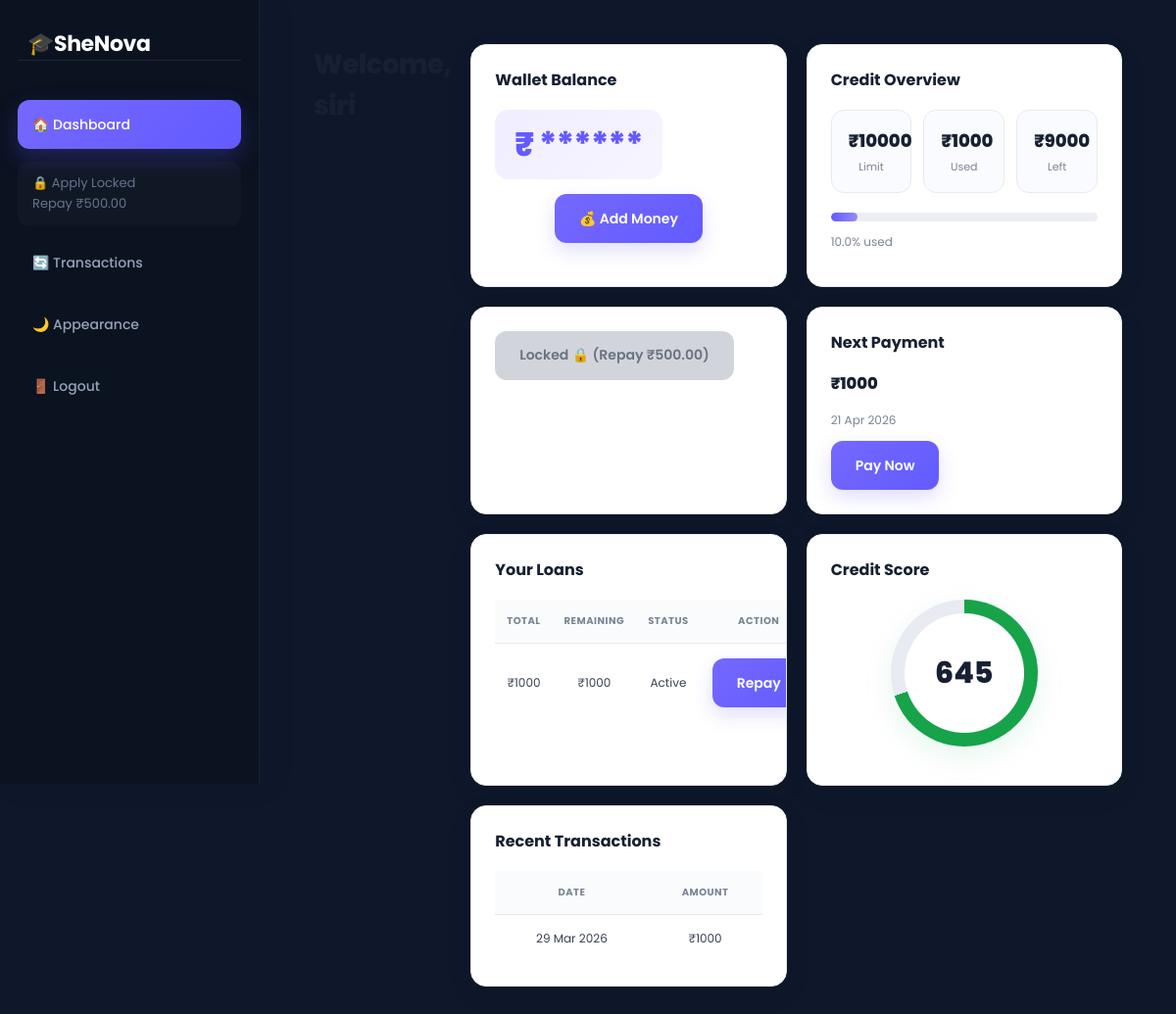
The app's page /student/dashboard/ (signed in), older data.
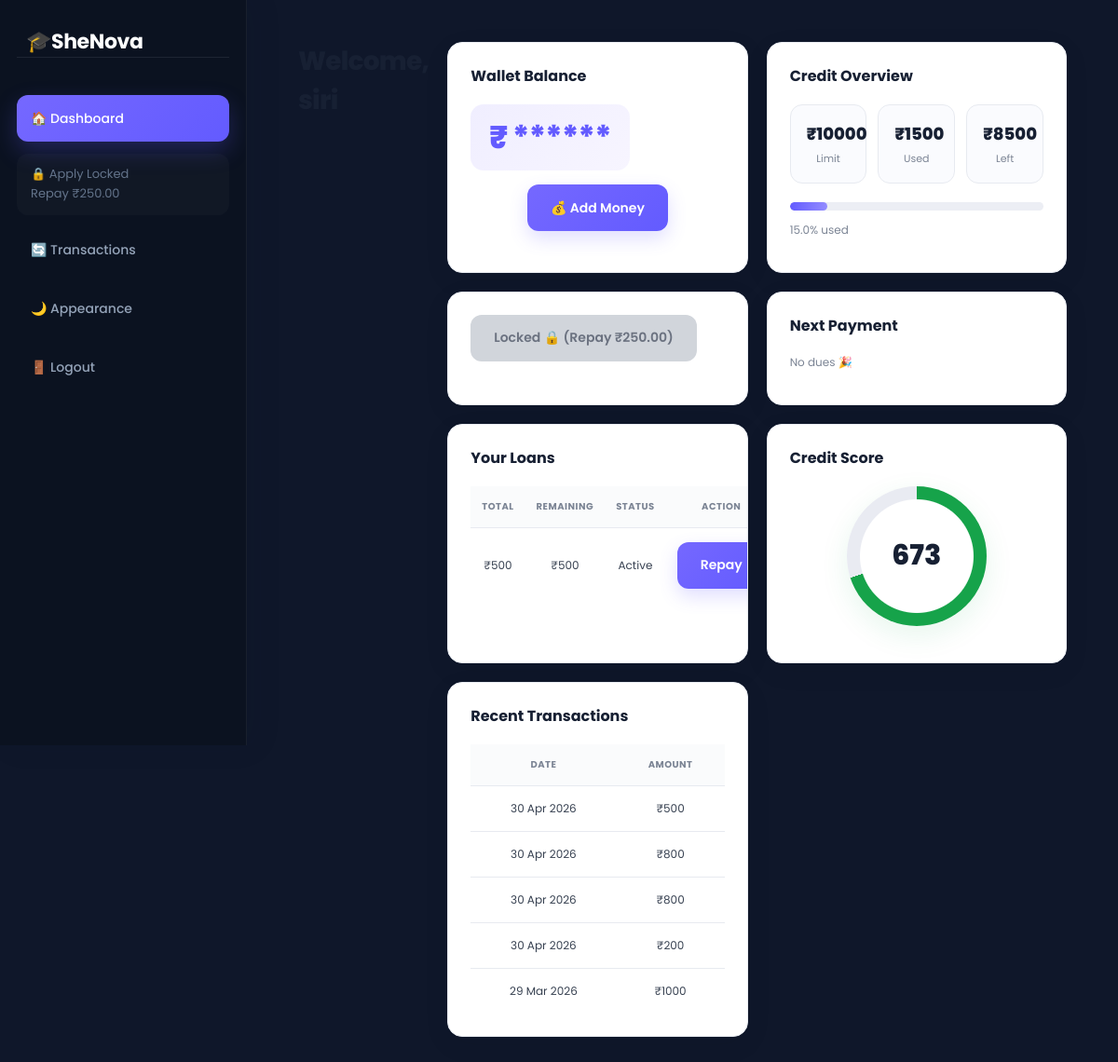
The same page, newer data.
### accounts/models.py (models this page shows, shortened)
class Profile(models.Model):
    ROLE_CHOICES = (
        ('student', 'Student'),
        ('supervisor', 'Supervisor'),
        ('admin', 'Admin'),
    )
    user = models.OneToOneField(User, on_delete=models.CASCADE)
    role = models.CharField(max_length=20, choices=ROLE_CHOICES)
    full_name = models.CharField(max_length=100, blank=True, null=True)
    phone = models.CharField(max_length=15, blank=True, null=True)
    college = models.CharField(max_length=200, blank=True, null=True)
    course = models.CharField(max_length=100, blank=True, null=True)
    year = models.CharField(max_length=10, blank=True, null=True)
    otp = models.CharField(max_length=6, blank=True, null=True)
    otp_verified = models.BooleanField(default=False)
    otp_created_at = models.DateTimeField(null=True, blank=True)
    otp_attempts = models.IntegerField(default=0)
    max_limit = models.IntegerField(default=10000)
    used_amount = models.IntegerField(default=0)
    account_balance = models.DecimalField(max_digits=12, decimal_places=2, default=0)  # virtual wallet
    def remaining_limit(self):
        return self.max_limit - self.used_amount

class Loan(models.Model):
    student = models.ForeignKey(User, on_delete=models.CASCADE)
    application = models.OneToOneField(Application, on_delete=models.CASCADE)
    total_amount = models.IntegerField()
    remaining_amount = models.IntegerField()
    interest_rate = models.FloatField(default=5.0)
    deadline = models.DateField(null=True, blank=True)   # ✅ IMPORTANT
    due_date = models.DateField(null=True, blank=True)
    status = models.CharField(max_length=20, default="Active")
    created_at = models.DateTimeField(auto_now_add=True)
    reminder_sent = models.BooleanField(default=False)

class Transaction(models.Model):
    TYPE_CHOICES = (
        ('Credit', 'Credit'),
        ('Repayment', 'Repayment'),
    )
    STATUS_CHOICES = (
        ('Pending','Pending'),
        ('Approved','Approved'),
        ('Rejected','Rejected'),
        ('Completed','Completed')
    )
    student = models.ForeignKey(User, on_delete=models.CASCADE)
    loan = models.ForeignKey(Loan, on_delete=models.CASCADE, null=True, blank=True)
    amount = models.IntegerField()
    type = models.CharField(max_length=20, choices=TYPE_CHOICES)
    status = models.CharField(max_length=10, choices=STATUS_CHOICES, default='Pending')
    date = models.DateTimeField(auto_now_add=True)
    is_late = models.BooleanField(default=False)
    admin_note = models.TextField(null=True, blank=True)

### accounts/views.py (the view)
# urls.py: path('student/dashboard/', views.student_dashboard, name='student_dashboard'),
@login_required
def student_dashboard(request):
    check_due_payments()
    profile = Profile.objects.get(user=request.user)
    applications = Application.objects.filter(student=request.user)
    loans = Loan.objects.filter(student=request.user, status="Active")
    next_payment = loans.filter(
    remaining_amount__gt=0,
    deadline__isnull=False
).order_by('deadline').first()
    transactions = Transaction.objects.filter(
        student=request.user
    ).order_by('-date')
    notifications = Notification.objects.filter(
        student=request.user
    ).order_by('-created_at')[:5]
    usage_percent = 0
    if profile.max_limit > 0:
        usage_percent = (profile.used_amount / profile.max_limit) * 100
    else:
        usage_percent = 0
    repayments = Transaction.objects.filter(
        student=request.user,
        type="Repayment"
    )
    total_repayments = repayments.count()
    late_payments = repayments.filter(is_late=True).count()
    on_time_payments = total_repayments - late_payments
    credit_score = 650
    credit_score += on_time_payments * 15
    credit_score -= late_payments * 25
    closed_loans = loans.filter(status="Closed").count()
    credit_score += closed_loans * 20
    if profile.max_limit > 0:
        usage_ratio = profile.used_amount / profile.max_limit
        credit_score -= int(usage_ratio * 50)
    credit_score = max(300, min(850, credit_score))
    percent = (credit_score - 300) / (850 - 300)
    score_offset = int(440 * (1 - percent))
    can_apply = True
    remaining_to_unlock = 0
    active_loan = loans.filter(status="Active").first()
    if active_loan:
        paid_amount = active_loan.total_amount - active_loan.remaining_amount
        if paid_amount < (active_loan.total_amount * Decimal('0.5')):
            can_apply = False
        remaining_to_unlock = (active_loan.total_amount * Decimal('0.5')) - paid_amount
    print("Total repayments:", total_repayments)
    print("On-time:", on_time_payments)
    print("Late:", late_payments)
    print("Credit score:", credit_score)
    return render(request, 'accounts/student_dashboard.html', {
        'profile': profile,
        'applications': applications,
        'loans': loans,
        "next_payment": next_payment,
        'transactions': transactions,
        'notifications': notifications,
        'usage_percent': usage_percent,
        'credit_score': credit_score,
        'score_offset': score_offset,
        'can_apply': can_apply,
        "remaining_to_unlock": remaining_to_unlock,
        'today': now().date()
    })

### accounts/views.py (called while the page is built)
def check_due_payments():
    today = now().date()
    loans = Loan.objects.filter(status="Active")
    for loan in loans:
        days_left = (loan.due_date - today).days
        if days_left == 1:
            send_due_email(loan.student, loan)
        elif days_left < 0:
            print(f"Loan overdue for {loan.student.username}")

### accounts/templates/accounts/student_dashboard.html (shortened to what this page needs)
{% load static %}
{% block content %}
<link rel="stylesheet"
      href="{% static 'shenova.css' %}">
<div class="sidebar">
    <h2>🎓SheNova</h2>
    <a href="{% url 'student_dashboard' %}" class="active">
        🏠 Dashboard
    </a>
    {% if can_apply %}
        <a href="{% url 'student_apply' %}">
            💰 Apply Loan
        </a>
    {% else %}
        <span>
            🔒 Apply Locked<br>
            Repay ₹{{ remaining_to_unlock|floatformat:2 }}
        </span>
    {% endif %}
    <a href="{% url 'student_transactions' %}">
        🔄 Transactions
    </a>
    <button onclick="toggleTheme()">
        🌙 Appearance
    </button>
    <form method="POST" action="{% url 'logout' %}">
        <button type="submit">
            🚪 Logout
        </button>
    </form>
</div>
<div class="main">
<h2> Welcome, {{ user.username }}</h2>
<div class="dashboard-grid">
    <div class="card">
        <h4>Wallet Balance</h4>
        <div id="walletAmount" class="wallet">
        </div>
        <div style="display:flex; gap:10px; margin-top:15px; flex-wrap:wrap; justify-content:center;">
            <a href="{% url 'add_money' %}" class="btn">
                💰 Add Money
            </a>
        </div>
    </div>
    <div class="card">
        <h4>Credit Overview</h4>
        <div class="summary">
            <div class="box">
                <h3>₹{{ profile.max_limit }}</h3>
                <p>Limit</p>
            </div>
            <div class="box">
                <h3>₹{{ profile.used_amount }}</h3>
                <p>Used</p>
            </div>
            <div class="box">
                <h3>₹{{ profile.remaining_limit }}</h3>
                <p>Left</p>
            </div>
        </div>
        <div class="progress">
            <div class="progress-bar" style="width: {{ usage_percent }}%;"></div>
        </div>
        <p>{{ usage_percent|floatformat:1 }}% used</p>
    </div>
    <div class="card">
        {% if can_apply %}
            <a href="{% url 'student_apply' %}" class="btn">
                Apply for Loan
            </a>
        {% else %}
            <button class="btn disabled">
                Locked 🔒 (Repay ₹{{ remaining_to_unlock|floatformat:2 }})
            </button>
        {% endif %}
    </div>
    <div class="card">
        <h4>Next Payment</h4>
        {% if next_payment %}
            <h3>₹{{ next_payment.remaining_amount }}</h3>
            <p>{{ next_payment.deadline|date:"d M Y" }}</p>
            <a href="{% url 'repay_loan' next_payment.id %}" class="btn">Pay Now</a>
        {% else %}
            <p>No dues 🎉</p>
        {% endif %}
    </div>
    <div class="card">
        <h4>Your Loans</h4>
        <table>
            <tr>
                <th>Total</th>
                <th>Remaining</th>
                <th>Status</th>
                <th>Action</th>
            </tr>
            {% for loan in loans %}
            <tr>
                <td>₹{{ loan.total_amount }}</td>
                <td>₹{{ loan.remaining_amount }}</td>
                <td>{{ loan.status }}</td>
                <td>
                    {% if loan.remaining_amount > 0 %}
                        <a href="{% url 'repay_loan' loan.id %}" class="btn">Repay</a>
                    {% else %}
                        Paid
                    {% endif %}
                </td>
            </tr>
            {% endfor %}
        </table>
    </div>
    <div class="card">
        <h4>Credit Score</h4>
        <div class="circle">{{ credit_score }}</div>
    </div>
    <div class="card">
        <h4>Recent Transactions</h4>
        <table>
            <tr>
                <th>Date</th>
                <th>Amount</th>
            </tr>
            {% for t in transactions|slice:":5" %}
            <tr>
                <td>{{ t.date|date:"d M Y" }}</td>
                <td>₹{{ t.amount }}</td>
            </tr>
            {% endfor %}
        </table>
    </div>
</div>
</div>
{% endblock %}

Row changes from the older to the newer data that the page shows:
no longer on this page (row edited): Loan: remaining_amount "1000", deadline "21 Apr 2026", total_amount "1000", status "Active", shows "Repay"
changed Profile: used_amount "1000" → "1500"; remaining_limit "9000" → "8500"
added Loan: total_amount "500", remaining_amount "500", status "Active", shows "Repay"
added Transaction: date "30 Apr 2026", amount "500"
added Transaction: date "30 Apr 2026", amount "800"
added Transaction: date "30 Apr 2026", amount "800"
added Transaction: date "30 Apr 2026", amount "200"
Text that changed along with them:
{{ remaining_to_unlock|floatformat:2 }}: "500.00" → "250.00"
{{ usage_percent }}: 10.0 → 15.0 (drawn)
{{ usage_percent|floatformat:1 }}: "10.0" → "15.0"
{{ credit_score }}: "645" → "673"
text no longer shown: "₹ Pay Now"
text now shown: "No dues 🎉"
